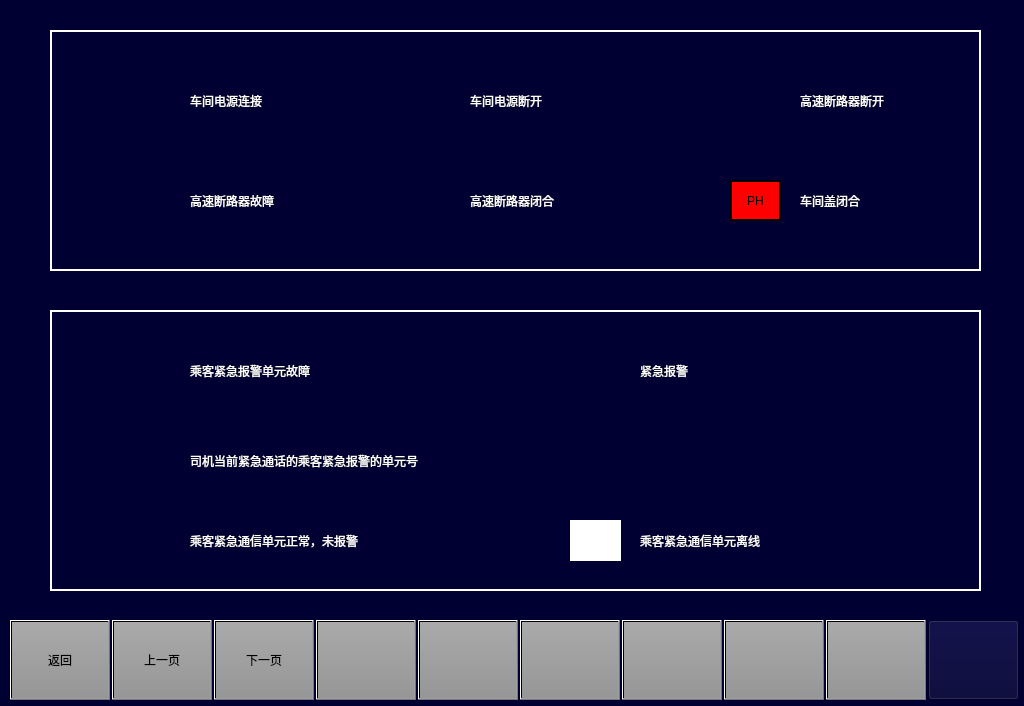
<?xml version="1.0" encoding="UTF-8"?>
<ui version="4.0">
 <class>HelpPage3</class>
 <widget class="QWidget" name="HelpPage3">
  <property name="geometry">
   <rect>
    <x>0</x>
    <y>0</y>
    <width>1024</width>
    <height>706</height>
   </rect>
  </property>
  <property name="windowTitle">
   <string>Form</string>
  </property>
  <property name="styleSheet">
   <string notr="true">background-color: rgb(0, 0, 50);</string>
  </property>
  <widget class="QPushButton" name="BTNHome">
   <property name="geometry">
    <rect>
     <x>928</x>
     <y>620</y>
     <width>91</width>
     <height>80</height>
    </rect>
   </property>
   <property name="focusPolicy">
    <enum>Qt::NoFocus</enum>
   </property>
   <property name="styleSheet">
    <string notr="true">border-image: url(:/images/image/Home.png);</string>
   </property>
   <property name="text">
    <string/>
   </property>
  </widget>
  <widget class="QPushButton" name="BTN2">
   <property name="geometry">
    <rect>
     <x>112</x>
     <y>620</y>
     <width>100</width>
     <height>80</height>
    </rect>
   </property>
   <property name="focusPolicy">
    <enum>Qt::NoFocus</enum>
   </property>
   <property name="styleSheet">
    <string notr="true">font: 20px, &quot;微软雅黑&quot;;color: black;transparent;background:qlineargradient(spread:pad,x1:0,y1:0,x2:0,y2:1,stop:0 rgba(170,170,170,255),stop:1 rgba(150,150,150,255));</string>
   </property>
   <property name="text">
    <string>上一页</string>
   </property>
  </widget>
  <widget class="QPushButton" name="BTN9">
   <property name="geometry">
    <rect>
     <x>826</x>
     <y>620</y>
     <width>100</width>
     <height>80</height>
    </rect>
   </property>
   <property name="focusPolicy">
    <enum>Qt::NoFocus</enum>
   </property>
   <property name="styleSheet">
    <string notr="true">	font: 20px, &quot;微软雅黑&quot;;
    color: black;
	transparent;background:qlineargradient(spread:pad,x1:0,y1:0,x2:0,y2:1,stop:0 rgba(170,170,170,255),stop:1 rgba(150,150,150,255));
</string>
   </property>
   <property name="text">
    <string/>
   </property>
  </widget>
  <widget class="QPushButton" name="BTN5">
   <property name="geometry">
    <rect>
     <x>418</x>
     <y>620</y>
     <width>100</width>
     <height>80</height>
    </rect>
   </property>
   <property name="focusPolicy">
    <enum>Qt::NoFocus</enum>
   </property>
   <property name="styleSheet">
    <string notr="true">	font: 20px, &quot;微软雅黑&quot;;
    color: black;
	transparent;background:qlineargradient(spread:pad,x1:0,y1:0,x2:0,y2:1,stop:0 rgba(170,170,170,255),stop:1 rgba(150,150,150,255));
</string>
   </property>
   <property name="text">
    <string/>
   </property>
  </widget>
  <widget class="QPushButton" name="BTN7">
   <property name="geometry">
    <rect>
     <x>622</x>
     <y>620</y>
     <width>100</width>
     <height>80</height>
    </rect>
   </property>
   <property name="focusPolicy">
    <enum>Qt::NoFocus</enum>
   </property>
   <property name="styleSheet">
    <string notr="true">	font: 20px, &quot;微软雅黑&quot;;
    color: black;
	transparent;background:qlineargradient(spread:pad,x1:0,y1:0,x2:0,y2:1,stop:0 rgba(170,170,170,255),stop:1 rgba(150,150,150,255));
</string>
   </property>
   <property name="text">
    <string/>
   </property>
  </widget>
  <widget class="QPushButton" name="BTN3">
   <property name="geometry">
    <rect>
     <x>214</x>
     <y>620</y>
     <width>100</width>
     <height>80</height>
    </rect>
   </property>
   <property name="focusPolicy">
    <enum>Qt::NoFocus</enum>
   </property>
   <property name="styleSheet">
    <string notr="true">	font: 20px, &quot;微软雅黑&quot;;
    color: black;
	transparent;background:qlineargradient(spread:pad,x1:0,y1:0,x2:0,y2:1,stop:0 rgba(170,170,170,255),stop:1 rgba(150,150,150,255));
</string>
   </property>
   <property name="text">
    <string>下一页</string>
   </property>
  </widget>
  <widget class="QPushButton" name="BTN6">
   <property name="geometry">
    <rect>
     <x>520</x>
     <y>620</y>
     <width>100</width>
     <height>80</height>
    </rect>
   </property>
   <property name="focusPolicy">
    <enum>Qt::NoFocus</enum>
   </property>
   <property name="styleSheet">
    <string notr="true">	font: 20px, &quot;微软雅黑&quot;;
    color: black;
	transparent;background:qlineargradient(spread:pad,x1:0,y1:0,x2:0,y2:1,stop:0 rgba(170,170,170,255),stop:1 rgba(150,150,150,255));
</string>
   </property>
   <property name="text">
    <string/>
   </property>
  </widget>
  <widget class="QPushButton" name="BTN1">
   <property name="geometry">
    <rect>
     <x>10</x>
     <y>620</y>
     <width>100</width>
     <height>80</height>
    </rect>
   </property>
   <property name="focusPolicy">
    <enum>Qt::NoFocus</enum>
   </property>
   <property name="styleSheet">
    <string notr="true">font: 20px, &quot;微软雅黑&quot;;color: black;transparent;background:qlineargradient(spread:pad,x1:0,y1:0,x2:0,y2:1,stop:0 rgba(170,170,170,255),stop:1 rgba(150,150,150,255));</string>
   </property>
   <property name="text">
    <string>返回</string>
   </property>
  </widget>
  <widget class="QPushButton" name="BTN4">
   <property name="geometry">
    <rect>
     <x>316</x>
     <y>620</y>
     <width>100</width>
     <height>80</height>
    </rect>
   </property>
   <property name="focusPolicy">
    <enum>Qt::NoFocus</enum>
   </property>
   <property name="styleSheet">
    <string notr="true">	font: 20px, &quot;微软雅黑&quot;;
    color: black;
	transparent;background:qlineargradient(spread:pad,x1:0,y1:0,x2:0,y2:1,stop:0 rgba(170,170,170,255),stop:1 rgba(150,150,150,255));
</string>
   </property>
   <property name="text">
    <string/>
   </property>
  </widget>
  <widget class="QPushButton" name="BTN8">
   <property name="geometry">
    <rect>
     <x>724</x>
     <y>620</y>
     <width>100</width>
     <height>80</height>
    </rect>
   </property>
   <property name="focusPolicy">
    <enum>Qt::NoFocus</enum>
   </property>
   <property name="styleSheet">
    <string notr="true">	font: 20px, &quot;微软雅黑&quot;;
    color: black;
	transparent;background:qlineargradient(spread:pad,x1:0,y1:0,x2:0,y2:1,stop:0 rgba(170,170,170,255),stop:1 rgba(150,150,150,255));
</string>
   </property>
   <property name="text">
    <string/>
   </property>
  </widget>
  <widget class="QLabel" name="label_26">
   <property name="geometry">
    <rect>
     <x>50</x>
     <y>30</y>
     <width>931</width>
     <height>241</height>
    </rect>
   </property>
   <property name="styleSheet">
    <string notr="true">background-color: rgb(0, 0, 50);
border:2px solid;
border-color: rgb(255, 255, 255);</string>
   </property>
   <property name="text">
    <string/>
   </property>
  </widget>
  <widget class="QLabel" name="label_16">
   <property name="geometry">
    <rect>
     <x>120</x>
     <y>80</y>
     <width>51</width>
     <height>41</height>
    </rect>
   </property>
   <property name="styleSheet">
    <string notr="true">border-image: url(:/images/image/workshoponsupply.png);</string>
   </property>
   <property name="text">
    <string/>
   </property>
  </widget>
  <widget class="QLabel" name="label_9">
   <property name="geometry">
    <rect>
     <x>190</x>
     <y>90</y>
     <width>151</width>
     <height>21</height>
    </rect>
   </property>
   <property name="styleSheet">
    <string notr="true">color: rgb(255, 255, 255);
font:16px &quot;微软雅黑&quot;;</string>
   </property>
   <property name="text">
    <string>车间电源连接</string>
   </property>
  </widget>
  <widget class="QLabel" name="label_17">
   <property name="geometry">
    <rect>
     <x>400</x>
     <y>80</y>
     <width>51</width>
     <height>41</height>
    </rect>
   </property>
   <property name="styleSheet">
    <string notr="true">border-image: url(:/images/image/workshoponnosupply.png);</string>
   </property>
   <property name="text">
    <string/>
   </property>
  </widget>
  <widget class="QLabel" name="label_10">
   <property name="geometry">
    <rect>
     <x>470</x>
     <y>90</y>
     <width>151</width>
     <height>21</height>
    </rect>
   </property>
   <property name="styleSheet">
    <string notr="true">color: rgb(255, 255, 255);
font:16px &quot;微软雅黑&quot;;</string>
   </property>
   <property name="text">
    <string>车间电源断开</string>
   </property>
  </widget>
  <widget class="QLabel" name="label_18">
   <property name="geometry">
    <rect>
     <x>120</x>
     <y>180</y>
     <width>51</width>
     <height>41</height>
    </rect>
   </property>
   <property name="styleSheet">
    <string notr="true">border-image: url(:/images/image/hscbfault.png);</string>
   </property>
   <property name="text">
    <string/>
   </property>
  </widget>
  <widget class="QLabel" name="label_11">
   <property name="geometry">
    <rect>
     <x>190</x>
     <y>190</y>
     <width>131</width>
     <height>21</height>
    </rect>
   </property>
   <property name="styleSheet">
    <string notr="true">color: rgb(255, 255, 255);
font:16px &quot;微软雅黑&quot;;</string>
   </property>
   <property name="text">
    <string>高速断路器故障</string>
   </property>
  </widget>
  <widget class="QLabel" name="label_19">
   <property name="geometry">
    <rect>
     <x>400</x>
     <y>180</y>
     <width>51</width>
     <height>41</height>
    </rect>
   </property>
   <property name="styleSheet">
    <string notr="true">border-image: url(:/images/image/hscbon.png);</string>
   </property>
   <property name="text">
    <string/>
   </property>
  </widget>
  <widget class="QLabel" name="label_12">
   <property name="geometry">
    <rect>
     <x>470</x>
     <y>190</y>
     <width>131</width>
     <height>21</height>
    </rect>
   </property>
   <property name="styleSheet">
    <string notr="true">color: rgb(255, 255, 255);
font:16px &quot;微软雅黑&quot;;</string>
   </property>
   <property name="text">
    <string>高速断路器闭合</string>
   </property>
  </widget>
  <widget class="QLabel" name="label_20">
   <property name="geometry">
    <rect>
     <x>730</x>
     <y>80</y>
     <width>51</width>
     <height>41</height>
    </rect>
   </property>
   <property name="styleSheet">
    <string notr="true">border-image: url(:/images/image/hscboff.png);</string>
   </property>
   <property name="text">
    <string/>
   </property>
  </widget>
  <widget class="QLabel" name="label_13">
   <property name="geometry">
    <rect>
     <x>800</x>
     <y>90</y>
     <width>131</width>
     <height>21</height>
    </rect>
   </property>
   <property name="styleSheet">
    <string notr="true">color: rgb(255, 255, 255);
font:16px &quot;微软雅黑&quot;;</string>
   </property>
   <property name="text">
    <string>高速断路器断开</string>
   </property>
  </widget>
  <widget class="QLabel" name="label_27">
   <property name="geometry">
    <rect>
     <x>50</x>
     <y>310</y>
     <width>931</width>
     <height>281</height>
    </rect>
   </property>
   <property name="styleSheet">
    <string notr="true">background-color: rgb(0, 0, 50);
border:2px solid;
border-color: rgb(255, 255, 255);</string>
   </property>
   <property name="text">
    <string/>
   </property>
  </widget>
  <widget class="QLabel" name="label_14">
   <property name="geometry">
    <rect>
     <x>190</x>
     <y>360</y>
     <width>191</width>
     <height>21</height>
    </rect>
   </property>
   <property name="styleSheet">
    <string notr="true">color: rgb(255, 255, 255);
font:16px &quot;微软雅黑&quot;;</string>
   </property>
   <property name="text">
    <string>乘客紧急报警单元故障</string>
   </property>
  </widget>
  <widget class="QLabel" name="label_21">
   <property name="geometry">
    <rect>
     <x>120</x>
     <y>350</y>
     <width>51</width>
     <height>41</height>
    </rect>
   </property>
   <property name="styleSheet">
    <string notr="true">border-image: url(:/images/image/pisfault.png);</string>
   </property>
   <property name="text">
    <string/>
   </property>
  </widget>
  <widget class="QLabel" name="label_15">
   <property name="geometry">
    <rect>
     <x>640</x>
     <y>360</y>
     <width>191</width>
     <height>21</height>
    </rect>
   </property>
   <property name="styleSheet">
    <string notr="true">color: rgb(255, 255, 255);
font:16px &quot;微软雅黑&quot;;</string>
   </property>
   <property name="text">
    <string>紧急报警</string>
   </property>
  </widget>
  <widget class="QLabel" name="label_22">
   <property name="geometry">
    <rect>
     <x>570</x>
     <y>350</y>
     <width>51</width>
     <height>41</height>
    </rect>
   </property>
   <property name="styleSheet">
    <string notr="true">border-image: url(:/images/image/pispassengeractive.png);</string>
   </property>
   <property name="text">
    <string/>
   </property>
  </widget>
  <widget class="QLabel" name="label_23">
   <property name="geometry">
    <rect>
     <x>190</x>
     <y>450</y>
     <width>321</width>
     <height>21</height>
    </rect>
   </property>
   <property name="styleSheet">
    <string notr="true">color: rgb(255, 255, 255);
font:16px &quot;微软雅黑&quot;;</string>
   </property>
   <property name="text">
    <string>司机当前紧急通话的乘客紧急报警的单元号</string>
   </property>
  </widget>
  <widget class="QLabel" name="label_24">
   <property name="geometry">
    <rect>
     <x>120</x>
     <y>440</y>
     <width>51</width>
     <height>41</height>
    </rect>
   </property>
   <property name="styleSheet">
    <string notr="true">border-image: url(:/images/image/pisdriveractive.png);</string>
   </property>
   <property name="text">
    <string/>
   </property>
  </widget>
  <widget class="QLabel" name="label_25">
   <property name="geometry">
    <rect>
     <x>120</x>
     <y>520</y>
     <width>51</width>
     <height>41</height>
    </rect>
   </property>
   <property name="styleSheet">
    <string notr="true">border-image: url(:/images/image/pisnoactive.png);</string>
   </property>
   <property name="text">
    <string/>
   </property>
  </widget>
  <widget class="QLabel" name="label_28">
   <property name="geometry">
    <rect>
     <x>190</x>
     <y>530</y>
     <width>231</width>
     <height>21</height>
    </rect>
   </property>
   <property name="styleSheet">
    <string notr="true">color: rgb(255, 255, 255);
font:16px &quot;微软雅黑&quot;;</string>
   </property>
   <property name="text">
    <string>乘客紧急通信单元正常，未报警</string>
   </property>
  </widget>
  <widget class="QLabel" name="label_29">
   <property name="geometry">
    <rect>
     <x>570</x>
     <y>520</y>
     <width>51</width>
     <height>41</height>
    </rect>
   </property>
   <property name="styleSheet">
    <string notr="true">background-color: rgb(255, 255, 255);</string>
   </property>
   <property name="text">
    <string/>
   </property>
  </widget>
  <widget class="QLabel" name="label_30">
   <property name="geometry">
    <rect>
     <x>640</x>
     <y>530</y>
     <width>231</width>
     <height>21</height>
    </rect>
   </property>
   <property name="styleSheet">
    <string notr="true">color: rgb(255, 255, 255);
font:16px &quot;微软雅黑&quot;;</string>
   </property>
   <property name="text">
    <string>乘客紧急通信单元离线</string>
   </property>
  </widget>
  <widget class="QLabel" name="label_31">
   <property name="geometry">
    <rect>
     <x>730</x>
     <y>180</y>
     <width>51</width>
     <height>41</height>
    </rect>
   </property>
   <property name="styleSheet">
    <string notr="true">font:14px &quot;微软雅黑&quot;;
background-color: rgb(255, 0, 0);
color: rgb(0, 0, 0);
border:2px solid black;</string>
   </property>
   <property name="text">
    <string>PH</string>
   </property>
   <property name="alignment">
    <set>Qt::AlignCenter</set>
   </property>
  </widget>
  <widget class="QLabel" name="label_32">
   <property name="geometry">
    <rect>
     <x>800</x>
     <y>190</y>
     <width>151</width>
     <height>21</height>
    </rect>
   </property>
   <property name="styleSheet">
    <string notr="true">color: rgb(255, 255, 255);
font:16px &quot;微软雅黑&quot;;</string>
   </property>
   <property name="text">
    <string>车间盖闭合</string>
   </property>
  </widget>
 </widget>
 <resources/>
 <connections/>
</ui>
